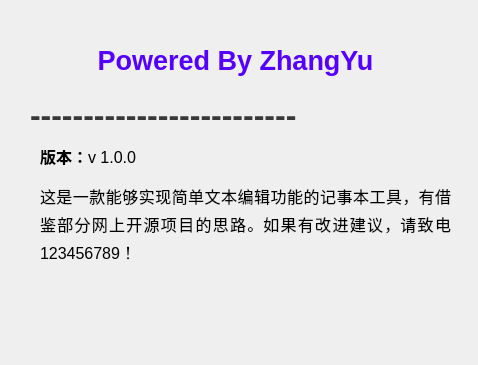
<?xml version="1.0" encoding="UTF-8"?>
<ui version="4.0">
 <class>about_widget</class>
 <widget class="QWidget" name="about_widget">
  <property name="geometry">
   <rect>
    <x>0</x>
    <y>0</y>
    <width>478</width>
    <height>365</height>
   </rect>
  </property>
  <property name="tabletTracking">
   <bool>true</bool>
  </property>
  <property name="windowTitle">
   <string>Form</string>
  </property>
  <widget class="QLabel" name="label">
   <property name="geometry">
    <rect>
     <x>30</x>
     <y>30</y>
     <width>411</width>
     <height>61</height>
    </rect>
   </property>
   <property name="mouseTracking">
    <bool>true</bool>
   </property>
   <property name="text">
    <string>&lt;html&gt;&lt;head/&gt;&lt;body&gt;&lt;p align=&quot;center&quot;&gt;&lt;span style=&quot; font-size:20pt; font-weight:600; color:#5500ff;&quot;&gt;Powered By ZhangYu&lt;/span&gt;&lt;/p&gt;&lt;/body&gt;&lt;/html&gt;</string>
   </property>
   <property name="scaledContents">
    <bool>false</bool>
   </property>
   <property name="wordWrap">
    <bool>true</bool>
   </property>
  </widget>
  <widget class="QLabel" name="label_2">
   <property name="geometry">
    <rect>
     <x>30</x>
     <y>90</y>
     <width>451</width>
     <height>51</height>
    </rect>
   </property>
   <property name="text">
    <string>&lt;html&gt;&lt;head/&gt;&lt;body&gt;&lt;p&gt;&lt;span style=&quot; font-size:24pt; font-weight:600; color:#393939;&quot;&gt;-------------------------&lt;/span&gt;&lt;/p&gt;&lt;/body&gt;&lt;/html&gt;</string>
   </property>
  </widget>
  <widget class="QLabel" name="label_3">
   <property name="geometry">
    <rect>
     <x>40</x>
     <y>150</y>
     <width>411</width>
     <height>211</height>
    </rect>
   </property>
   <property name="sizePolicy">
    <sizepolicy hsizetype="Fixed" vsizetype="Maximum">
     <horstretch>0</horstretch>
     <verstretch>0</verstretch>
    </sizepolicy>
   </property>
   <property name="text">
    <string>&lt;html&gt;&lt;head/&gt;&lt;body&gt;&lt;p&gt;&lt;span style=&quot; font-size:18pt; font-weight:600; vertical-align:super;&quot;&gt;版本：&lt;/span&gt;&lt;span style=&quot; font-size:18pt; vertical-align:super;&quot;&gt;v 1.0.0&lt;/span&gt;&lt;/p&gt;&lt;p&gt;&lt;span style=&quot; font-size:18pt; vertical-align:super;&quot;&gt;这是一款能够实现简单文本编辑功能的记事本工具，有借鉴部分网上开源项目的思路。如果有改进建议，请致电123456789！&lt;/span&gt;&lt;/p&gt;&lt;/body&gt;&lt;/html&gt;</string>
   </property>
   <property name="textFormat">
    <enum>Qt::AutoText</enum>
   </property>
   <property name="alignment">
    <set>Qt::AlignJustify|Qt::AlignTop</set>
   </property>
   <property name="wordWrap">
    <bool>true</bool>
   </property>
  </widget>
 </widget>
 <resources/>
 <connections/>
</ui>
